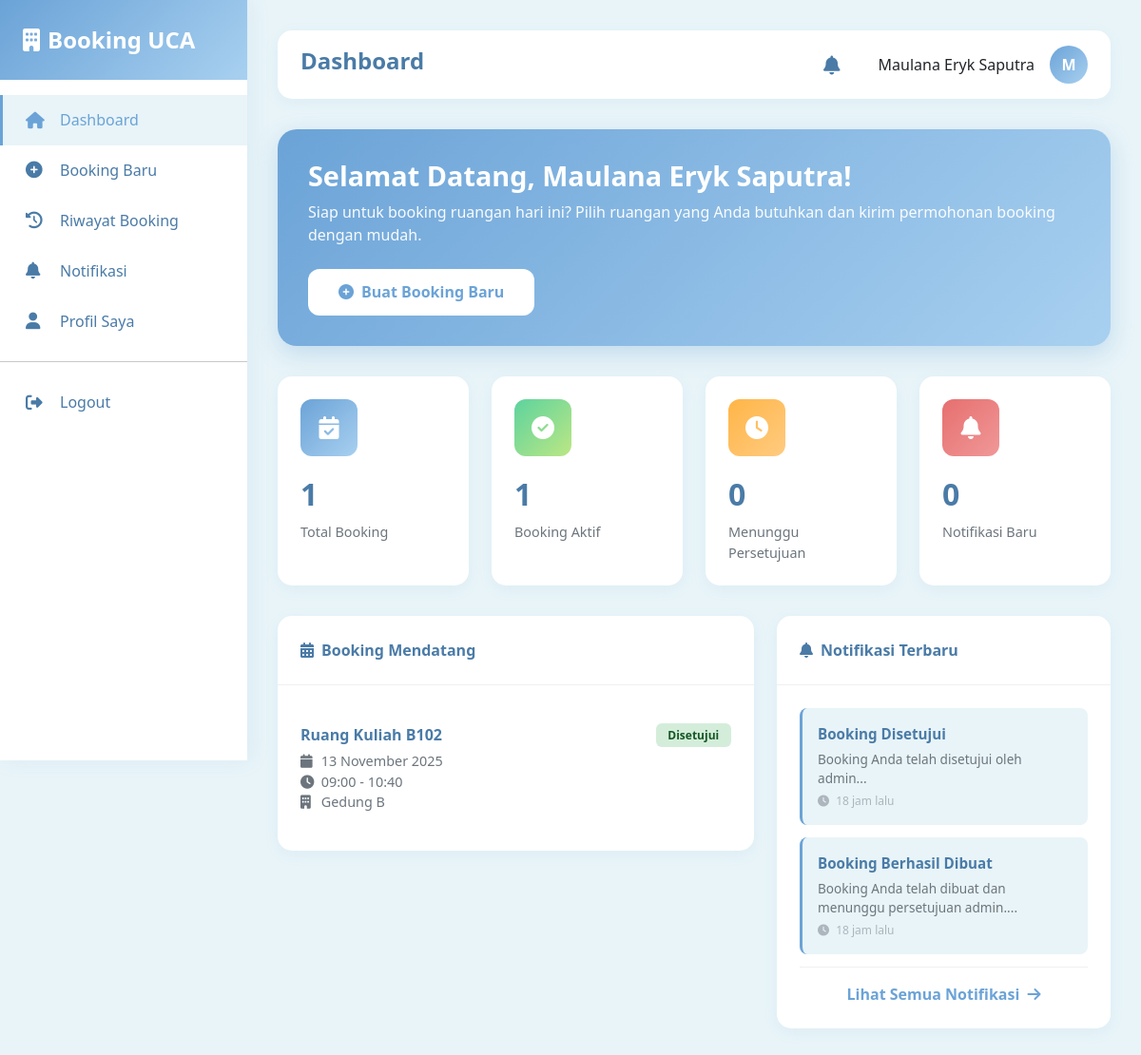
Screenshot of /user/index.php (signed in) with the database file from the repository.
### tables this page shows
CREATE TABLE `booking` (
  `id` int(11) NOT NULL,
  `user_id` int(11) NOT NULL,
  `ruangan_id` int(11) NOT NULL,
  `tanggal_booking` date NOT NULL,
  `jam_mulai` time NOT NULL,
  `jam_selesai` time NOT NULL,
  `keperluan` text NOT NULL,
  `jumlah_peserta` int(11) DEFAULT NULL,
  `status_booking` enum('pending','approved','rejected','selesai','dibatalkan') DEFAULT 'pending',
  `catatan_admin` text DEFAULT NULL,
  `approved_by` int(11) DEFAULT NULL,
  `approved_at` timestamp NULL DEFAULT NULL,
  `created_at` timestamp NOT NULL DEFAULT current_timestamp(),
  `updated_at` timestamp NOT NULL DEFAULT current_timestamp() ON UPDATE current_timestamp()
);

CREATE TABLE `ruangan` (
  `id` int(11) NOT NULL,
  `gedung_id` int(11) NOT NULL,
  `nama_ruangan` varchar(100) NOT NULL,
  `kode_ruangan` varchar(50) NOT NULL,
  `kapasitas` int(11) NOT NULL,
  `fasilitas` text DEFAULT NULL,
  `foto_ruangan` varchar(255) DEFAULT NULL,
  `status` enum('tersedia','maintenance','tidak_tersedia') DEFAULT 'tersedia',
  `created_at` timestamp NOT NULL DEFAULT current_timestamp(),
  `updated_at` timestamp NOT NULL DEFAULT current_timestamp() ON UPDATE current_timestamp()
);

CREATE TABLE `gedung` (
  `id` int(11) NOT NULL,
  `nama_gedung` varchar(100) NOT NULL,
  `lokasi` text DEFAULT NULL,
  `deskripsi` text DEFAULT NULL,
  `created_at` timestamp NOT NULL DEFAULT current_timestamp(),
  `updated_at` timestamp NOT NULL DEFAULT current_timestamp() ON UPDATE current_timestamp()
);

CREATE TABLE `notifikasi` (
  `id` int(11) NOT NULL,
  `user_id` int(11) NOT NULL,
  `booking_id` int(11) DEFAULT NULL,
  `judul` varchar(200) NOT NULL,
  `pesan` text NOT NULL,
  `status` enum('unread','read') DEFAULT 'unread',
  `created_at` timestamp NOT NULL DEFAULT current_timestamp()
);

### includes/functions.php (called while the page is built, shortened)
<?php
function formatTanggal($date) {
    $bulan = [
        1 => 'Januari', 'Februari', 'Maret', 'April', 'Mei', 'Juni',
        'Juli', 'Agustus', 'September', 'Oktober', 'November', 'Desember'
    ];
    $split = explode('-', $date);
    return $split[2] . ' ' . $bulan[(int)$split[1]] . ' ' . $split[0];
}
function formatWaktu($time) {
    return date('H:i', strtotime($time));
}
function getStatusBadge($status) {
    $badges = [
        'pending' => 'badge-warning',
        'approved' => 'badge-success',
        'rejected' => 'badge-danger',
        'selesai' => 'badge-secondary',
        'dibatalkan' => 'badge-dark'
    ];
    return $badges[$status] ?? 'badge-secondary';
}
function getStatusLabel($status) {
    $labels = [
        'pending' => 'Menunggu Persetujuan',
        'approved' => 'Disetujui',
        'rejected' => 'Ditolak',
        'selesai' => 'Selesai',
        'dibatalkan' => 'Dibatalkan'
    ];
    return $labels[$status] ?? $status;
}
?>

### user/index.php (the view, shortened to what this page needs)
<?php
require_once '../includes/functions.php';
$db = getDB();
$user_id = $_SESSION['user_id'];
$totalBooking = $db->prepare("SELECT COUNT(*) as total FROM booking WHERE user_id = ?");
$totalBooking->execute([$user_id]);
$totalBooking = $totalBooking->fetch()['total'];
$bookingAktif = $db->prepare("SELECT COUNT(*) as total FROM booking WHERE user_id = ? AND status_booking IN ('pending', 'approved')");
$bookingAktif->execute([$user_id]);
$bookingAktif = $bookingAktif->fetch()['total'];
$bookingPending = $db->prepare("SELECT COUNT(*) as total FROM booking WHERE user_id = ? AND status_booking = 'pending'");
$bookingPending->execute([$user_id]);
$bookingPending = $bookingPending->fetch()['total'];
$unreadNotif = $db->prepare("SELECT COUNT(*) as total FROM notifikasi WHERE user_id = ? AND status = 'unread'");
$unreadNotif->execute([$user_id]);
$unreadNotif = $unreadNotif->fetch()['total'];
$upcomingBookings = $db->prepare("
    SELECT b.*, r.nama_ruangan, r.kode_ruangan, g.nama_gedung
    FROM booking b
    JOIN ruangan r ON b.ruangan_id = r.id
    JOIN gedung g ON r.gedung_id = g.id
    WHERE b.user_id = ?
    AND b.tanggal_booking >= CURDATE()
    AND b.status_booking IN ('pending', 'approved')
    ORDER BY b.tanggal_booking ASC, b.jam_mulai ASC
    LIMIT 5
");
$upcomingBookings->execute([$user_id]);
$upcomingBookings = $upcomingBookings->fetchAll();
?>
<!DOCTYPE html>
<html lang="id">
<head>
    <link href="https://cdn.jsdelivr.net/npm/bootstrap@5.3.0/dist/css/bootstrap.min.css" rel="stylesheet">
    <link rel="stylesheet" href="https://cdnjs.cloudflare.com/ajax/libs/font-awesome/6.4.0/css/all.min.css">
</head>
<body>
    <div class="sidebar">
        <div class="sidebar-header">
            <a href="#" class="sidebar-brand">
                <i class="fas fa-building"></i>
                <span>Booking UCA</span>
            </a>
        </div>
        <div class="sidebar-menu">
            <a href="index.php" class="menu-item active">
                <i class="fas fa-home"></i>
                <span>Dashboard</span>
            </a>
            <a href="booking.php" class="menu-item">
                <i class="fas fa-plus-circle"></i>
                <span>Booking Baru</span>
            </a>
            <a href="riwayat.php" class="menu-item">
                <i class="fas fa-history"></i>
                <span>Riwayat Booking</span>
            </a>
            <a href="notifikasi.php" class="menu-item">
                <i class="fas fa-bell"></i>
                <span>Notifikasi</span>
            </a>
            <a href="profil.php" class="menu-item">
                <i class="fas fa-user"></i>
                <span>Profil Saya</span>
            </a>
            <hr>
            <a href="../auth/logout.php" class="menu-item">
                <i class="fas fa-sign-out-alt"></i>
                <span>Logout</span>
            </a>
        </div>
    </div>
    <div class="main-content">
        <div class="topbar">
            <h1 class="topbar-title">Dashboard</h1>
            <div class="user-info">
                <?php include '../includes/notifikasi_dropdown.php'; ?>
                <span class="ms-3"><?= htmlspecialchars($_SESSION['nama']) ?></span>
                <div class="user-avatar">
                    <?= strtoupper(substr($_SESSION['nama'], 0, 1)) ?>
                </div>
            </div>
        </div>
        <div class="welcome-card">
            <h2 class="welcome-title">Selamat Datang, <?= htmlspecialchars($_SESSION['nama']) ?>!</h2>
            <p class="welcome-text">Siap untuk booking ruangan hari ini? Pilih ruangan yang Anda butuhkan dan kirim permohonan booking dengan mudah.</p>
            <a href="booking.php" class="btn btn-booking">
                <i class="fas fa-plus-circle me-2"></i>Buat Booking Baru
            </a>
        </div>
        <div class="stats-grid">
            <div class="stat-card">
                <div class="stat-icon blue">
                    <i class="fas fa-calendar-check"></i>
                </div>
                <div class="stat-value"><?= $totalBooking ?></div>
                <div class="stat-label">Total Booking</div>
            </div>
            <div class="stat-card">
                <div class="stat-icon green">
                    <i class="fas fa-check-circle"></i>
                </div>
                <div class="stat-value"><?= $bookingAktif ?></div>
                <div class="stat-label">Booking Aktif</div>
            </div>
            <div class="stat-card">
                <div class="stat-icon orange">
                    <i class="fas fa-clock"></i>
                </div>
                <div class="stat-value"><?= $bookingPending ?></div>
                <div class="stat-label">Menunggu Persetujuan</div>
            </div>
            <div class="stat-card">
                <div class="stat-icon red">
                    <i class="fas fa-bell"></i>
                </div>
                <div class="stat-value"><?= $unreadNotif ?></div>
                <div class="stat-label">Notifikasi Baru</div>
            </div>
        </div>
        <div class="row">
            <div class="col-lg-7">
                <div class="card">
                    <div class="card-header">
                        <i class="fas fa-calendar-alt me-2"></i>Booking Mendatang
                    </div>
                    <div class="card-body">
                        <?php if (count($upcomingBookings) > 0): ?>
                            <?php foreach ($upcomingBookings as $booking): ?>
                                <div class="booking-item">
                                    <div class="d-flex justify-content-between align-items-start">
                                        <div>
                                            <div class="booking-title"><?= htmlspecialchars($booking['nama_ruangan']) ?></div>
                                            <div class="booking-info">
                                                <i class="fas fa-calendar"></i> <?= formatTanggal($booking['tanggal_booking']) ?><br>
                                                <i class="fas fa-clock"></i> <?= formatWaktu($booking['jam_mulai']) ?> - <?= formatWaktu($booking['jam_selesai']) ?><br>
                                                <i class="fas fa-building"></i> <?= htmlspecialchars($booking['nama_gedung']) ?>
                                            </div>
                                        </div>
                                        <span class="badge <?= getStatusBadge($booking['status_booking']) ?>">
                                            <?= getStatusLabel($booking['status_booking']) ?>
                                        </span>
                                    </div>
                                </div>
                            <?php endforeach; ?>
                        <?php endif; ?>
                    </div>
                </div>
            </div>
            <div class="col-lg-5">
                <div class="card">
                    <div class="card-header">
                        <i class="fas fa-bell me-2"></i>Notifikasi Terbaru
                    </div>
                    <div class="card-body">
                        <?php if (count($recentNotifs) > 0): ?>
                            <?php foreach ($recentNotifs as $notif): ?>
                                <div class="notif-item-widget <?= $notif['status'] === 'unread' ? 'unread' : '' ?>">
                                    <div class="notif-widget-title">
                                        <?= htmlspecialchars($notif['judul']) ?>
                                    </div>
                                    <div class="notif-widget-text">
                                        <?= htmlspecialchars(substr($notif['pesan'], 0, 80)) ?>...
                                    </div>
                                    <div class="notif-widget-time">
                                        <i class="fas fa-clock me-1"></i>
                                        <?php
                                        $timestamp = strtotime($notif['created_at']);
                                        $diff = time() - $timestamp;
                                        if ($diff < 3600) {
                                            echo floor($diff / 60) . ' menit lalu';
                                        } elseif ($diff < 86400) {
                                            echo floor($diff / 3600) . ' jam lalu';
                                        } else {
                                            echo date('d M Y, H:i', $timestamp);
                                        }
                                        ?>
                                    </div>
                                </div>
                            <?php endforeach; ?>
                            <div class="view-all-link">
                                <a href="notifikasi.php">
                                    Lihat Semua Notifikasi <i class="fas fa-arrow-right ms-1"></i>
                                </a>
                            </div>
                        <?php endif; ?>
                    </div>
                </div>
            </div>
        </div>
    </div>
</body>
</html>

### rows the page displays
booking: ruangan.nama_ruangan "Ruang Kuliah B102", tanggal_booking "13 November 2025", jam_mulai "09:00", jam_selesai "10:40", gedung.nama_gedung "Gedung B", status_booking "Disetujui"
notifikasi: judul "Booking Disetujui", pesan "Booking Anda telah disetujui oleh admin"
notifikasi: judul "Booking Berhasil Dibuat", pesan "Booking Anda telah dibuat dan menunggu persetujuan admin."

### other values shown
$_SESSION['nama'] "Maulana Eryk Saputra"
substr($_SESSION['nama'], 0, 1) "M"
$totalBooking "1"
$bookingAktif "1"
$bookingPending "0"
$unreadNotif "0"
